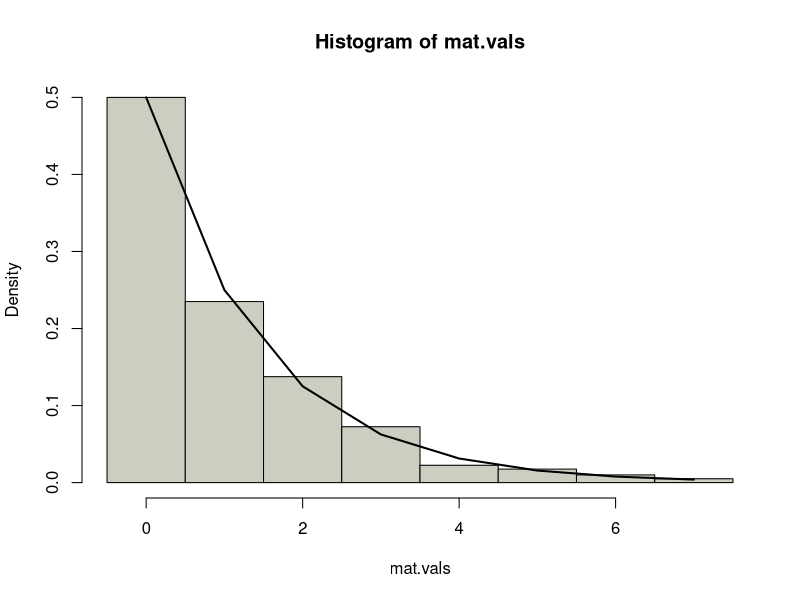

Source code (R):
set.seed(2)
## Define the Boltzmann Distribution
boltzmann <- function(n) {
  1 / ( 2 ^ (n + 1) )
}

## Create the original grid
mat <- matrix(0, nrow = 20, ncol = 20)
mat[1, 1] <- 400
mat

## Create a function to generate a random row/col number for replacement
rand.ind <- function() {
  sample(1:20, size=2, replace=TRUE)
}

## Define a function to repeat the process for a variable number of times
num_epochs <- 1*10^5
for (epoch in 1:num_epochs) {
  repeat {
    index0 <- rand.ind()
    if (mat[index0[1], index0[2]] != 0) {
      break
    }
  }
  index1 <- rand.ind()
  mat[index1[1], index1[2]] <- mat[index1[1], index1[2]] + 1
  mat[index0[1], index0[2]] <- mat[index0[1], index0[2]] - 1
  
  if ((epoch / num_epochs * 100) %% 5 == 0) {
    cat("Epochs [", epoch / num_epochs * 100, "% loaded ]\n")
  }
}
mat

#### Processing Data
mat.vals <- c(mat)

## Quick hist of mat.vals for verification
hist(mat.vals, 
     breaks=seq(min(mat.vals) - 0.5, max(mat.vals) + 0.5, by=1), 
     probability=TRUE,
     col="ivory3")

## Add the theoretical Boltzmann curve
x.vals <- 0:max(mat.vals)

lines(
  x.vals,
  boltzmann(x.vals),
  col='black',
  lwd=2
)
